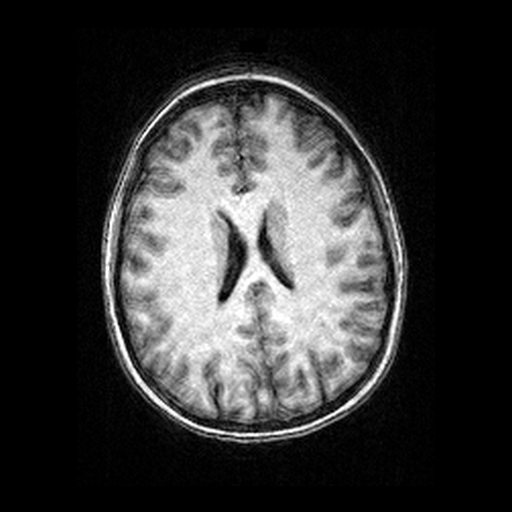
#> input picture data/Normal/01_sub-10159_age-30_axial_T1.png, 512 x 512 px; its folder holds only this picture in this run
$ python degrade.py
#> lines starting #> are read from the running program, lines starting #| are printed output that depends on the picture
import cv2
import glob
import os
import numpy as np

os.makedirs("data/degraded", exist_ok=True)

for path in glob.glob("data/normal/*"):
    img = cv2.imread(path)
#> img is the input picture: shape (512, 512, 3); min 0, max 255, mean 52.9
    if img is None:
        continue
    name = os.path.splitext(os.path.basename(path))[0]
    m = img.mean()
#> m = 52.87
    versions = {
        "blur":   cv2.GaussianBlur(img, (0, 0), 4),
        "dark":   np.clip(img * 0.35, 0, 255),
        "bright": np.clip(img * 1.8 + 40, 0, 255),
        "lowcon": np.clip((img - m) * 0.25 + m, 0, 255),
        "noise":  np.clip(img + np.random.normal(0, 40, img.shape), 0, 255),
    }
    for kind, v in versions.items():
        cv2.imwrite(f"data/degraded/{name}_{kind}.png", v.astype(np.uint8))
#> this loop made 5 passes
#> kind on passes 1 to 5: 'blur', 'dark', 'bright', 'lowcon', 'noise'
#> pass 1, `cv2.imwrite(f"data/degraded/{name}_{kind}.png", v.astype(np.uint8))`:
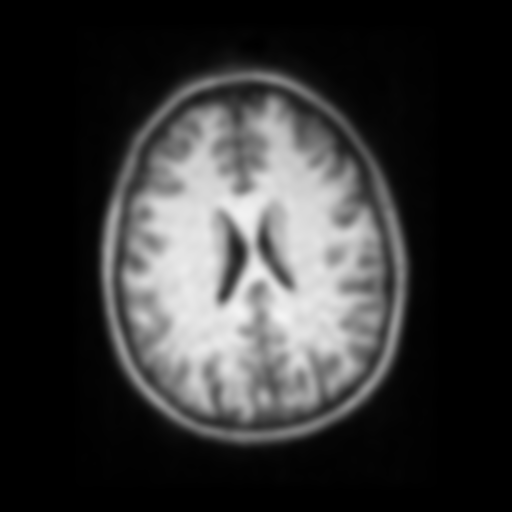
#> saved as 01_sub-10159_age-30_axial_T1_blur.png: shape (512, 512, 3); min 0, max 244, mean 52.9
#> pass 2, `cv2.imwrite(f"data/degraded/{name}_{kind}.png", v.astype(np.uint8))`:
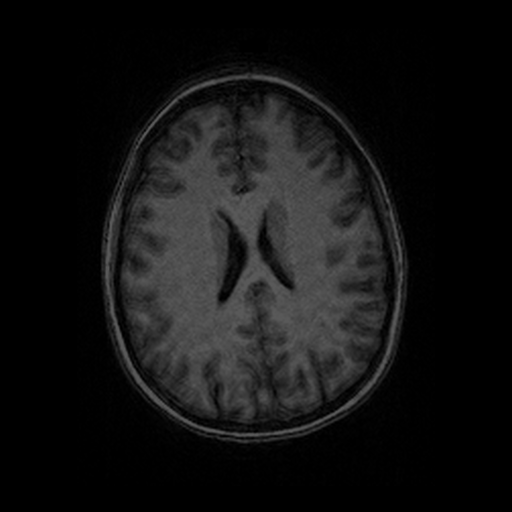
#> saved as 01_sub-10159_age-30_axial_T1_dark.png: shape (512, 512, 3); min 0, max 89, mean 18.2

print("done")

$ run again, on data/Normal/07_sub-10225_age-35_axial_T1.png
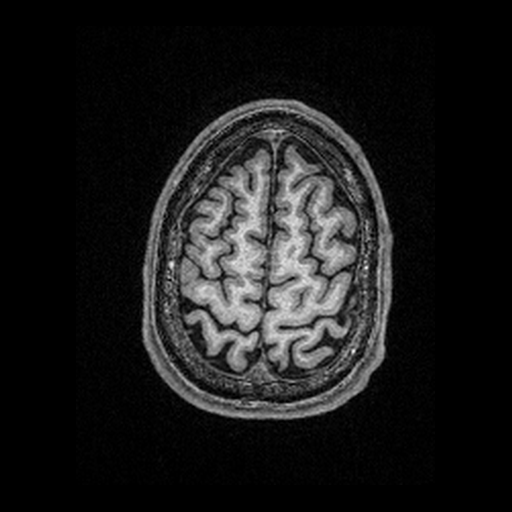
#> input picture data/Normal/07_sub-10225_age-35_axial_T1.png, 512 x 512 px
#> img is the input picture: shape (512, 512, 3); min 0, max 249, mean 26
#> m = 26
#> the loop `for kind, v in versions.items():` made 5 passes
#> kind on passes 1 to 5: 'blur', 'dark', 'bright', 'lowcon', 'noise'
#> pass 1, `cv2.imwrite(f"data/degraded/{name}_{kind}.png", v.astype(np.uint8))`:
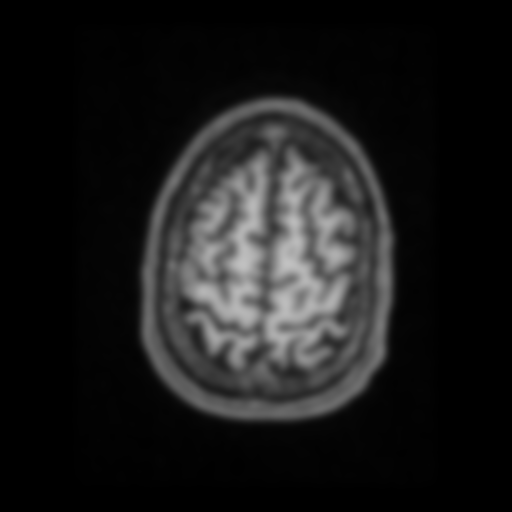
#> saved as 07_sub-10225_age-35_axial_T1_blur.png: shape (512, 512, 3); min 0, max 194, mean 26
#> pass 2, `cv2.imwrite(f"data/degraded/{name}_{kind}.png", v.astype(np.uint8))`:
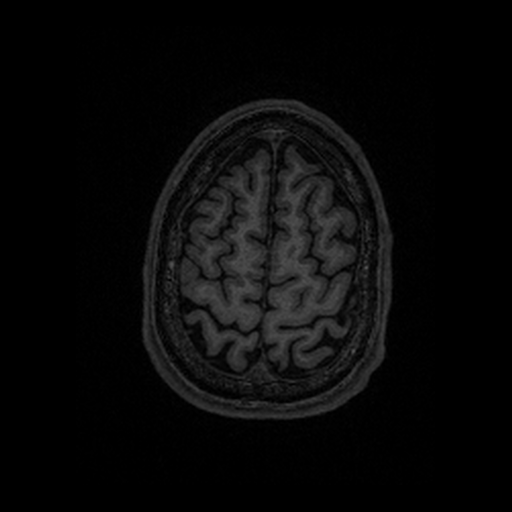
#> saved as 07_sub-10225_age-35_axial_T1_dark.png: shape (512, 512, 3); min 0, max 87, mean 8.8

$ run again, on data/Normal/02_sub-10171_age-24_axial_T1.png
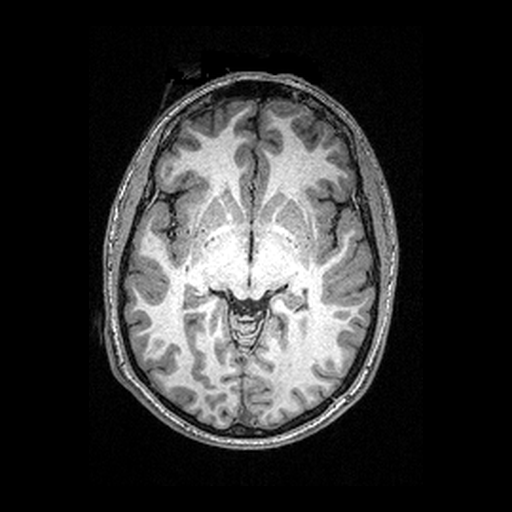
#> input picture data/Normal/02_sub-10171_age-24_axial_T1.png, 512 x 512 px
#> img is the input picture: shape (512, 512, 3); min 0, max 255, mean 50.8
#> m = 50.79
#> the loop `for kind, v in versions.items():` made 5 passes
#> kind on passes 1 to 5: 'blur', 'dark', 'bright', 'lowcon', 'noise'
#> pass 1, `cv2.imwrite(f"data/degraded/{name}_{kind}.png", v.astype(np.uint8))`:
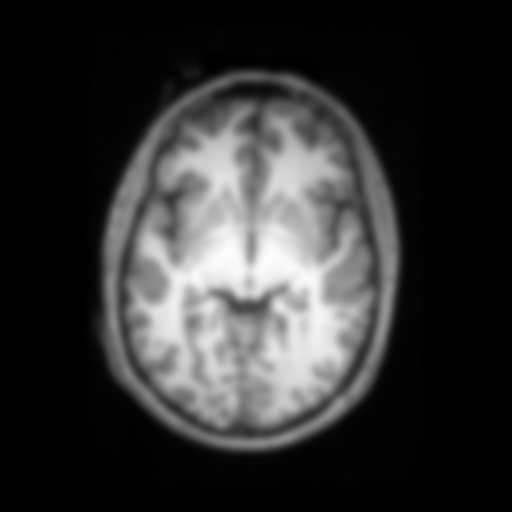
#> saved as 02_sub-10171_age-24_axial_T1_blur.png: shape (512, 512, 3); min 0, max 252, mean 50.8
#> pass 2, `cv2.imwrite(f"data/degraded/{name}_{kind}.png", v.astype(np.uint8))`:
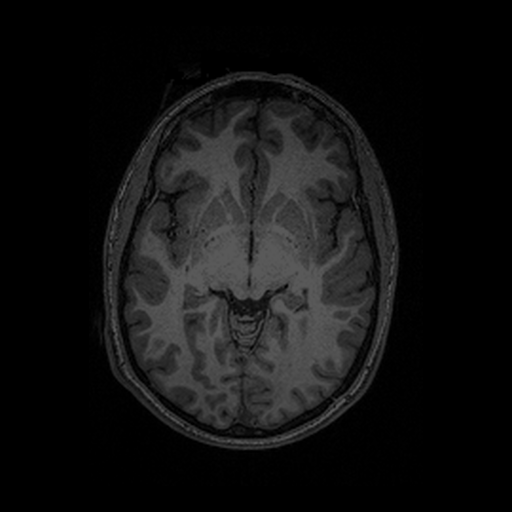
#> saved as 02_sub-10171_age-24_axial_T1_dark.png: shape (512, 512, 3); min 0, max 89, mean 17.5
